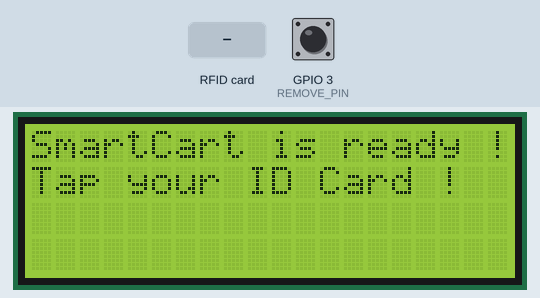
A program run on a simulated ESP8266 (NodeMCU). On the bench: 20×4 character LCD. The inputs (shaded band) are chosen by the test bench; at power-on: GPIO 3 (REMOVE_PIN) HIGH. WiFi joins after 1.5 s; servers stay silent unless stated; the Firebase database answers and starts empty.

Above: at 2.8 s.
2.9 s: RFID card 5E 7A 19 C4 held to the reader
At 4.2 s:
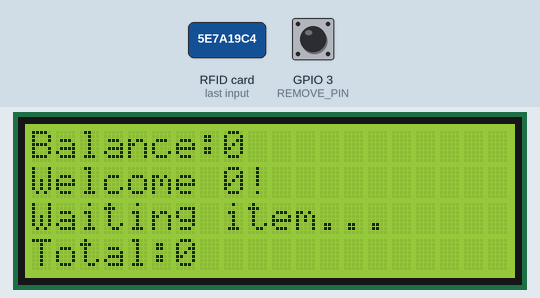
4.9 s: GPIO 3 (REMOVE_PIN) pulled LOW for 1 s
At 7.0 s:
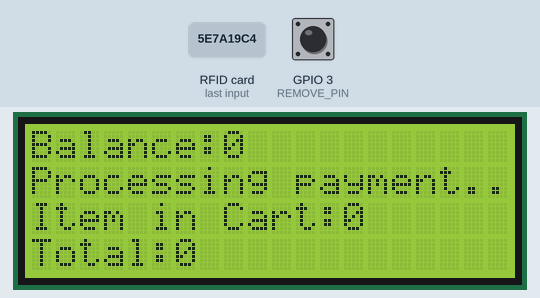
8.9 s: GPIO 3 (REMOVE_PIN) pulled LOW for 0.15 s
At 9.8 s:
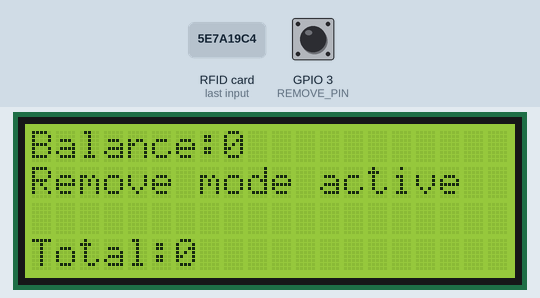
10.9 s: GPIO 3 (REMOVE_PIN) pulled LOW for 3.2 s
At 12.6 s:
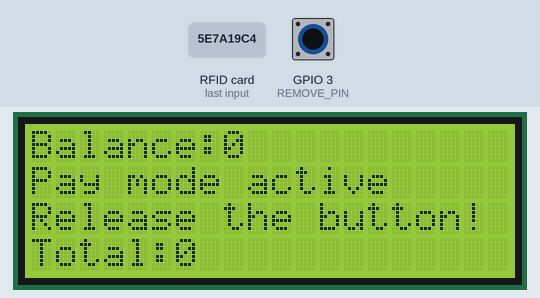
16.0 s: RFID card 5E 7A 19 C4 held to the reader
At 18.3 s:
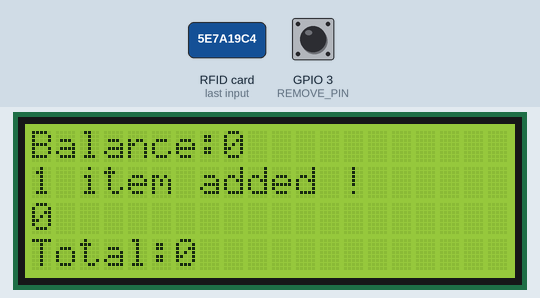
18.6 s: GPIO 3 (REMOVE_PIN) pulled LOW for 1 s
At 23.2 s:
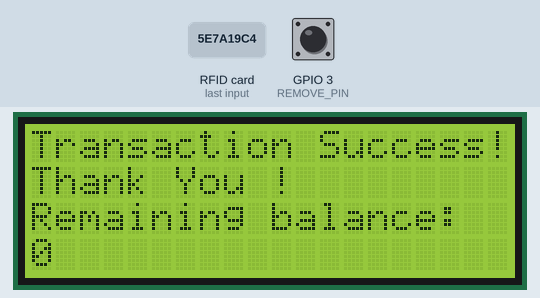
Timing chart, 0 to 23.6 s (numbered marks = the images above; inputs shaded):
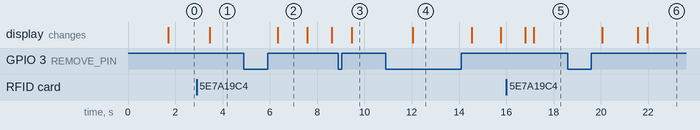

The program:

main.cpp
```cpp
//----------------LIBRARY------------------//
#include <ESP8266WiFi.h>
#include <FirebaseESP8266.h>
#include <StackArray.h>
#include <MFRC522.h>
#include <SPI.h>
#include "Button2.h"
#include "Wire.h"
#include "LiquidCrystal_I2C.h"

//----------------DEFINE PIN------------------//

#define REMOVE_PIN 3

const int pinRST = 0;
const int pinSDA = 2;

//----------------GLOBAL VARIABLE------------------//

LiquidCrystal_I2C lcd(0x27, 20, 4);
Button2 button_rm;
MFRC522 rfid(pinSDA, pinRST);

int statusM = 0;

FirebaseData fdbo;
FirebaseAuth auth;
FirebaseConfig config;

// String path = "/PurchaseHistory";

String user_id;
String m_path;
String u_path;
String n_path;
String username;
String item_name;

int cust_balance;
int item_price;
int count = 1;
int NoPurchase_db = 0;
int NoPurchase = 0;
int TotalPurchase = 0;
int countCartItem = 0;
int countCompareItem = 0;
int subBalance;

StackArray<String> CartItem;
StackArray<String> CompareItem;

FirebaseJson CartItemJson;
FirebaseJson updateNoPurchase;
FirebaseJson updateBalance;

//----------------FUNCTION DECLARATION------------------//

void pressed(Button2 &btn);
void click(Button2 &btn);
void longClickDetected(Button2 &btn);
void longClick(Button2 &btn);
void doubleClick(Button2 &btn);
void clearLine(int line);

//----------------WI-FI CREDENTIAL------------------//

#define WIFI_SSID "snowball"
#define WIFI_PASSWORD "snoowwyy"

//----------------FIREBASE CREDENTIAL------------------//

#define FIREBASE_HOST "smartshoppingcart-thesis1-default-rtdb.firebaseio.com"
#define FIREBASE_AUTH "8u9Yu5P5mAsqi2VMlRR7Xhh3Zto7mQmdp18DYXIV"

//----------------SETUP------------------//

void setup()
{
  //SERIAL
  Serial.begin(9600);

  //BUTTON
  button_rm.begin(REMOVE_PIN);
  button_rm.setClickHandler(click);
  button_rm.setLongClickDetectedHandler(longClickDetected);
  button_rm.setLongClickHandler(longClick);
  button_rm.setLongClickTime(1000);
  button_rm.setDoubleClickHandler(doubleClick);

  //MRFC522
  SPI.begin();
  rfid.PCD_Init();

  //LCD
  lcd.init();
  lcd.backlight();
  lcd.setCursor(0, 0);
  lcd.print("Welcome!");
  lcd.setCursor(0, 1);
  lcd.print("Smart Cart by Puspa");

  //WI-FI
  WiFi.begin(WIFI_SSID, WIFI_PASSWORD);
  lcd.setCursor(0, 2);
  lcd.print("Connecting to Wi-Fi");
  while (WiFi.status() != WL_CONNECTED)
  {
    delay(300);
  }

  lcd.clear();

  lcd.setCursor(0, 0);
  lcd.print("SmartCart is ready !");

  //FIREBASE
  config.host = FIREBASE_HOST;
  config.signer.tokens.legacy_token = FIREBASE_AUTH;
  Firebase.begin(&config, &auth);
}

//----------------LOOP------------------//

void loop()
{

  String UID_card = "";
  if (count == 1)
  {
    lcd.setCursor(0, 1);
    lcd.print("Tap your ID Card !");
  }
  else
  {
    //read button
    button_rm.loop();
  }

  if (statusM == 0 || statusM == 1)
  {
    if (rfid.PICC_IsNewCardPresent())
    {
      if (rfid.PICC_ReadCardSerial())
      {
        for (byte i = 0; i < rfid.uid.size; ++i)
        {
          UID_card += String(rfid.uid.uidByte[i], HEX);
        }
        if (count == 1)
        {
          user_id = UID_card;

          if (Firebase.get(fdbo, "User/" + user_id + "/cust_name"))
          {
            username = fdbo.to<String>();
          }

          if (username != "null")
          {
            if (Firebase.get(fdbo, "User/" + user_id + "/cust_balance"))
            {
              cust_balance = fdbo.to<int>();
            }
            if (Firebase.get(fdbo, "User/" + user_id + "/noPurchase"))
            {
              NoPurchase_db = fdbo.to<int>();
            }
            NoPurchase = NoPurchase_db + 1;

            clearLine(0);
            lcd.setCursor(0, 0);
            lcd.print("Balance:");
            lcd.setCursor(8, 0);
            lcd.print(cust_balance);
            clearLine(1);
            lcd.setCursor(0, 1);
            lcd.print("Welcome ");
            lcd.setCursor(8, 1);
            lcd.print(username + "!");
            lcd.setCursor(0, 2);
            lcd.print("Waiting item...");
            lcd.setCursor(0, 3);
            lcd.print("Total:");
            lcd.setCursor(6, 3);
            lcd.print(TotalPurchase);
            count++;
          }
          else
          {
            clearLine(0);
            lcd.setCursor(0, 0);
            lcd.print("Unknown ID !");
            clearLine(1);
            lcd.setCursor(0, 1);
            lcd.print("Try another card");
          }
        }
        else
        {
          if (Firebase.get(fdbo, "ItemData/" + UID_card + "/item_name"))
          {
            item_name = fdbo.to<String>();
          }

          if (item_name != "null")
          {
            if (Firebase.get(fdbo, "ItemData/" + UID_card + "/item_price"))
            {
              item_price = fdbo.to<int>();
            }
            if (statusM == 0)
            {
              CartItem.push(UID_card);
              TotalPurchase += item_price;

              clearLine(1);
              lcd.setCursor(0, 1);
              lcd.print("1 item added !");
              clearLine(2);
              lcd.setCursor(0, 2);
              lcd.print(item_name);
              lcd.setCursor(0, 3);
              lcd.print("Total:");
              lcd.setCursor(6, 3);
              lcd.print(TotalPurchase);
              count++;
            }
            else if (statusM == 1)
            {
              clearLine(2);
              lcd.setCursor(0, 2);
              lcd.print("Updating cart...");

              countCartItem = CartItem.count();

              //Removing Item From Stack
              while (!CartItem.isEmpty())
              {
                String st = CartItem.pop();
                if (st != UID_card)
                {
                  CompareItem.push(st);
                }
                else
                {
                  break;
                }
              }

              countCompareItem = CompareItem.count();

              while (!CompareItem.isEmpty())
              {
                CartItem.push(CompareItem.pop());
              }

              if (countCompareItem != countCartItem)
              {
                TotalPurchase -= item_price;

                clearLine(1);
                lcd.setCursor(0, 1);
                lcd.print(item_name);

                clearLine(2);
                lcd.setCursor(0, 2);
                lcd.print(CartItem.count());

                clearLine(3);
                lcd.setCursor(0, 3);
                lcd.print("Total:");
                lcd.setCursor(6, 3);
                lcd.print(TotalPurchase);

                count--;
              }
              else
              {
                clearLine(1);
                clearLine(2);
                lcd.setCursor(0, 1);
                lcd.print("Item not in cart");
              }

              delay(1000);

              statusM = 0;

              clearLine(1);
              lcd.setCursor(0, 1);
              lcd.print("Let's back shopping");
              clearLine(2);
              lcd.setCursor(0, 2);
              lcd.print("Waiting Item...");
            }
          }
          else
          {
            clearLine(1);
            lcd.setCursor(0, 1);
            lcd.print("Item doesn't exist!");
            clearLine(2);
            lcd.setCursor(0, 2);
            lcd.print("Please ask our CS");
          }
        }
      }

      delay(1000);
    }
  }
  else if (statusM == 2)
  {
    //MAKE PAYMENT
    clearLine(1);
    clearLine(2);
    lcd.setCursor(0, 1);
    lcd.print("Processing payment..");
    lcd.setCursor(0, 2);
    lcd.print("Item in Cart:");
    lcd.setCursor(13, 2);
    lcd.print(CartItem.count());

    delay(1000);

    //UPDATE DATABASE

    //1. Check balance

    if (Firebase.get(fdbo, "User/" + user_id + "/cust_balance"))
    {
      cust_balance = fdbo.to<int>();
      clearLine(0);
      lcd.setCursor(0, 0);
      lcd.print("Balance:");
      lcd.setCursor(8, 0);
      lcd.print(cust_balance);
    }

    if (TotalPurchase <= cust_balance)
    {
      //2. Update Purchase History
      //a. set stack to json

      int noItem = 0;

      String noPurchase_path = "0" + String(NoPurchase);

      while (!CartItem.isEmpty())
      {
        noItem++;
        m_path = noPurchase_path + "/Items/Item" + String(noItem) + "/item_id";
        String item = CartItem.pop();
        CartItemJson.set(m_path, item);
      }

      if (noItem > 0)
      {
        //a. set Total Purchase to json
        u_path = noPurchase_path + "/TotalPurchase";
        CartItemJson.set(u_path, TotalPurchase);

        //b. set No Purchase to json
        n_path = noPurchase_path + "/NoPurchase";
        CartItemJson.set(n_path, noPurchase_path);

        //c. upload to DB
        if (Firebase.updateNode(fdbo, "/PurchaseHistory/" + user_id, CartItemJson))
        {
          //3. Update No of Purchase
          updateNoPurchase.set("noPurchase", NoPurchase);
          Firebase.updateNode(fdbo, "/User/" + user_id, updateNoPurchase);

          clearLine(1);
          lcd.setCursor(0, 1);
          lcd.print("Paying bill...");

          //4. Update Balance
          subBalance = cust_balance - TotalPurchase;
          updateBalance.set("cust_balance", subBalance);
          Firebase.updateNode(fdbo, "/User/" + user_id, updateBalance);

          delay(200);
          lcd.clear();
          lcd.setCursor(0, 0);
          lcd.print("Transaction Success!");
          lcd.setCursor(0, 1);
          lcd.print("Thank You !");
          lcd.setCursor(0, 2);
          lcd.print("Remaining balance:");
          lcd.setCursor(0, 3);
          lcd.print(subBalance);

          statusM = 0;

          delay(2000);

          ESP.reset();
        }
        else
        {
          clearLine(1);
          lcd.setCursor(0, 1);
          lcd.print("ERROR");
          statusM = 0;
        }
      }
      else
      {
        statusM = 0;
        clearLine(1);
        clearLine(2);
        lcd.setCursor(0, 1);
        lcd.print("No item in cart!");
        delay(1000);
        clearLine(1);
        lcd.setCursor(0, 1);
        lcd.print("Waiting for item...");
      }
    }
    else
    {
      // lcd.setCursor(0, 0);
      // lcd.print("Transaction Failed!");
      clearLine(1);
      lcd.setCursor(0, 1);
      lcd.print("Insufficient Balance");
      clearLine(2);
      lcd.setCursor(0, 2);
      lcd.print("Please Top Up!");
      statusM = 0;
    }

    // statusM = 0;
  }

  //delay(500);
}

//----------------BUTTON FUNCTION------------------//

void click(Button2 &btn)
{
  statusM = 1;
  clearLine(1);
  lcd.setCursor(0, 1);
  lcd.print("Remove mode active");
}
void longClickDetected(Button2 &btn)
{
  clearLine(1);
  lcd.setCursor(0, 1);
  lcd.print("Pay mode active");
  clearLine(2);
  lcd.setCursor(0, 2);
  lcd.print("Release the button!");
}
void longClick(Button2 &btn)
{
  statusM = 2;
}

void doubleClick(Button2 &btn)
{
  statusM = 0;
  clearLine(1);
  lcd.setCursor(0, 1);
  lcd.print("Remove deactivate");
}

//----------------CLEAR LCD LINE------------------//
void clearLine(int line)
{
  lcd.setCursor(0, line);
  for (int n = 0; n < 20; n++)
  {
    lcd.print(" ");
  }
}
```

Measured:
- after the input at 2.9 s, the display: changes after 0.56 s (image 1)
- after the input at 4.9 s, the display: changes after 1.4 s (image 2)
- after the input at 8.9 s, the display: changes after 0.55 s (image 3)
- after the input at 10.9 s, the display: changes after 1.1 s (image 4)
- after the input at 16.0 s, the display: first differs from a run without the input after 1.2 s (image 5)
- after the input at 18.6 s, the display: first changes after 1.4 s (image 6 shows a later state)
- what the display in image 2 shows lasts 1.3 s, from 6.3 s to 7.6 s
